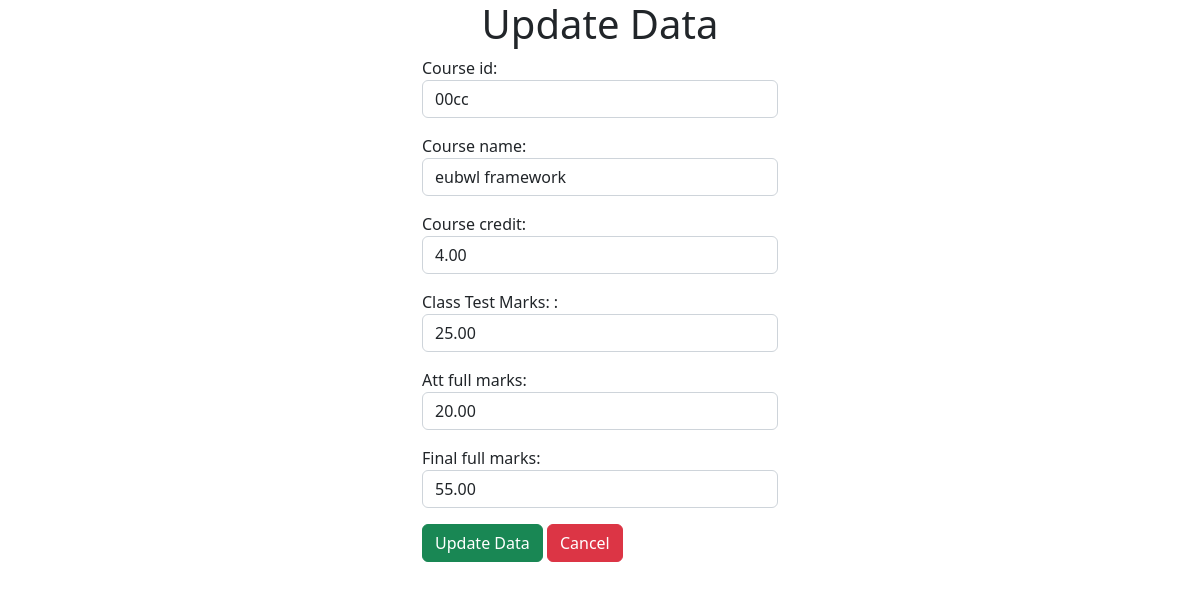
Before: /courseapp/edit/2/ with the older database file.
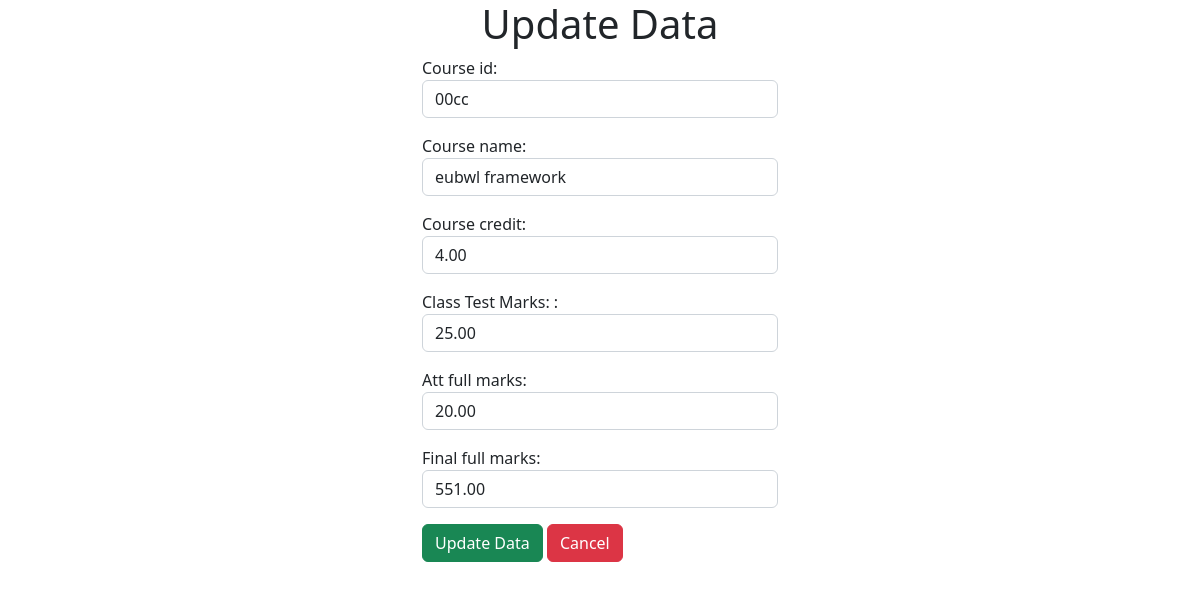
After: the same page with the newer database file.
### courseapp/models.py (models this page shows)
class Course (models.Model):
    course_id= models.CharField(max_length=20)
    course_name= models.CharField(max_length=45)
    course_credit= models.DecimalField(decimal_places=2,max_length=10,max_digits=5)
    ct_full_marks= models.DecimalField(decimal_places=2,max_digits=5,max_length=10, verbose_name='Class Test Marks: ')
    att_full_marks= models.DecimalField(decimal_places=2,max_digits=5,max_length=10)
    final_full_marks= models.DecimalField(decimal_places=2,max_digits=5,max_length=10)

### courseapp/views.py (the view)
# urls.py: path('edit/<int:id>/', views.edit, name='edit'),
def edit(request, id):
    crs = Course.objects.get(id=id)
    form = CourseForm(instance = crs)
    return render(request, 'courseapp/update.html', {"form":form, 'crs':crs})

### courseapp/forms.py
class CourseForm(forms.ModelForm):
    class Meta:
        model = Course
        fields = "__all__"
        widgets = {
            "course_id":forms.TextInput(attrs={'class':'form-control'}),
            "course_name":forms.TextInput(attrs={'class':'form-control'}),
            "course_credit":forms.TextInput(attrs={'class':'form-control'}),
            "ct_full_marks":forms.TextInput(attrs={'class':'form-control'}),
            "att_full_marks":forms.TextInput(attrs={'class':'form-control'}),
            "final_full_marks":forms.TextInput(attrs={'class':'form-control'}),
        }

### templates/courseapp/update.html (shortened to what this page needs)
{% load static %}
<!DOCTYPE html>
<html lang="en">
<head>
    <link rel="stylesheet" href="{% static 'css/bootstrap.min.css' %}">
</head>
<body>
    <div class="container">
        <div class="row">
            <div class="col-4"></div>
            <div class="col-4">
            <h1 class="text-center">Update Data</h1>
            <form method="post" action="{% url 'update' crs.id %}" class="">
                {{form.as_p}}
                <input type="submit" value="Update Data" class="btn btn-success">
                <a href="{% url 'home' %}" class="btn btn-danger">Cancel</a>
            </form>
        </div>
            <div class="col-4"></div>
    </div>
    </div>
</body>
</html>

Changed rows visible on the page:
changed Course "00cc": final_full_marks "55.00" → "551.00"
